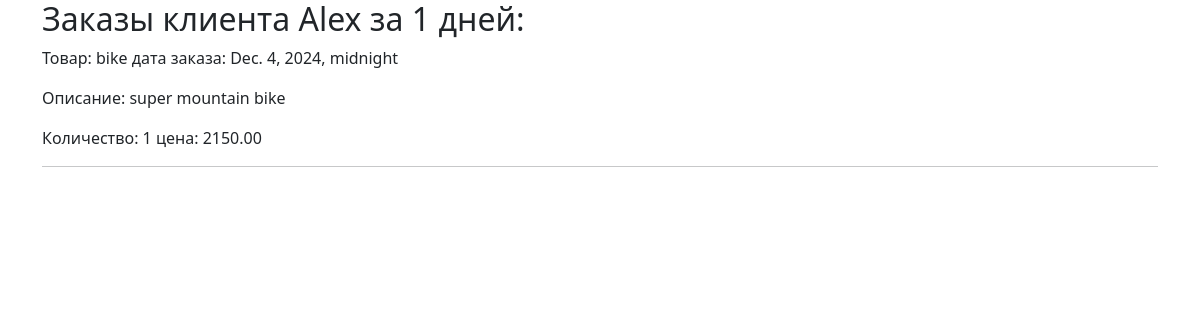
Before: /shop/orders/1/1 with the older database file.
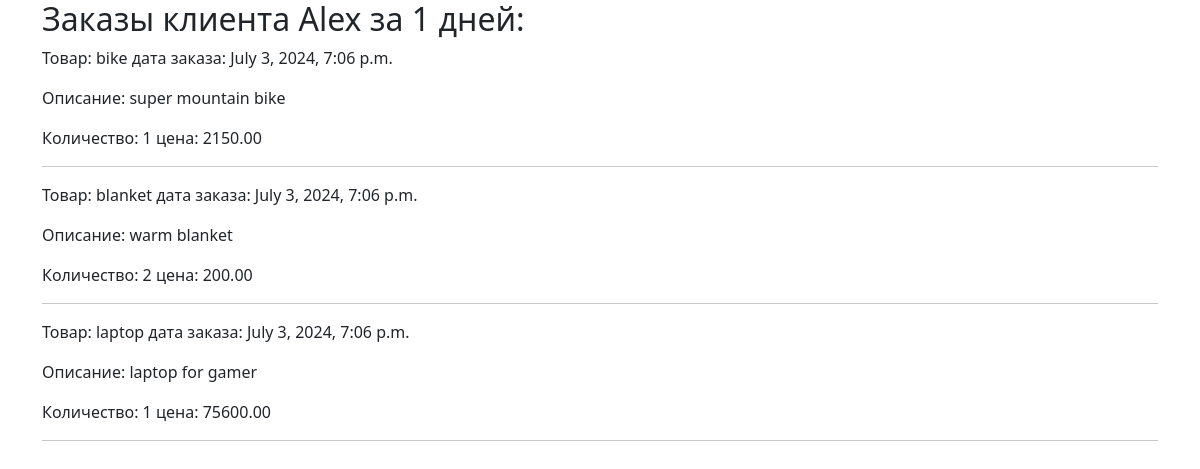
After: the same page with the newer database file.
### hw_2app/models.py (models this page shows)
class Product(models.Model):
    name = models.CharField(max_length=100)
    desc = models.TextField()
    price = models.DecimalField(max_digits=7, decimal_places=2)
    quantity = models.IntegerField()
    add_date = models.DateTimeField()

class Order(models.Model):
    client = models.ForeignKey(Client, on_delete=models.CASCADE)
    product = models.ManyToManyField(Product)
    total_price = models.DecimalField(max_digits=15, decimal_places=2)
    order_date = models.DateTimeField(auto_now_add=True)

### hw_2app/views.py (the view)
# urls.py: path('orders/<int:client_id>/<int:period>', sort_orders_by_period, name='sort_orders'),
def sort_orders_by_period(request, client_id: int, period: int):
    client = Client.objects.filter(id=client_id).first()
    orders = Order.objects.filter(client=client)
    orders_dict = {}
    for order in orders:
        now = utc.localize(datetime.now())
        find_period = now - timedelta(days=period)
        print(find_period)
        print(now)
        products = Order.objects.get(id=order.id).product.all()
        if order.order_date >= find_period:
            orders_dict[order] = products
    context = {
        'title': 'Sort orders',
        'orders': orders_dict,
        'client_name': client.name,
        'period': period,
    }
    return render(request, 'hw_2app/sortorders.html', context)

### hw_2app/templates/hw_2app/sortorders.html (shortened to what this page needs)
{% extends 'base.html' %}
{% block content %}
    <h2>Заказы клиента {{ client_name }} за {{ period }} дней:</h2>
    {% for order, products in orders.items %}
        {% for product in products %}
            <p>Товар: {{ product.name }} <span>дата заказа: {{ order.order_date }}</span></p>
            <p>Описание: {{ product.desc }}</p>
            <p>Количество: {{ product.quantity }} <span>цена: {{ product.price }}</span></p>
            <hr>
        {% endfor %}
    {% endfor %}
{% endblock%}

Changed rows visible on the page:
removed Order: order_date "Dec. 4, 2024, midnight", Product (name "bike", desc "super mountain bike", quantity "1", price "2150.00")
added Order: order_date "July 3, 2024, 7:06 p.m.", Product (name "bike", desc "super mountain bike", quantity "1", price "2150.00")
added Order: order_date "July 3, 2024, 7:06 p.m."
now on this page (row unchanged): Product: name "blanket", desc "warm blanket", quantity "2", price "200.00"
added Order: order_date "July 3, 2024, 7:06 p.m."
added Product: name "laptop", desc "laptop for gamer", quantity "1", price "75600.00"
